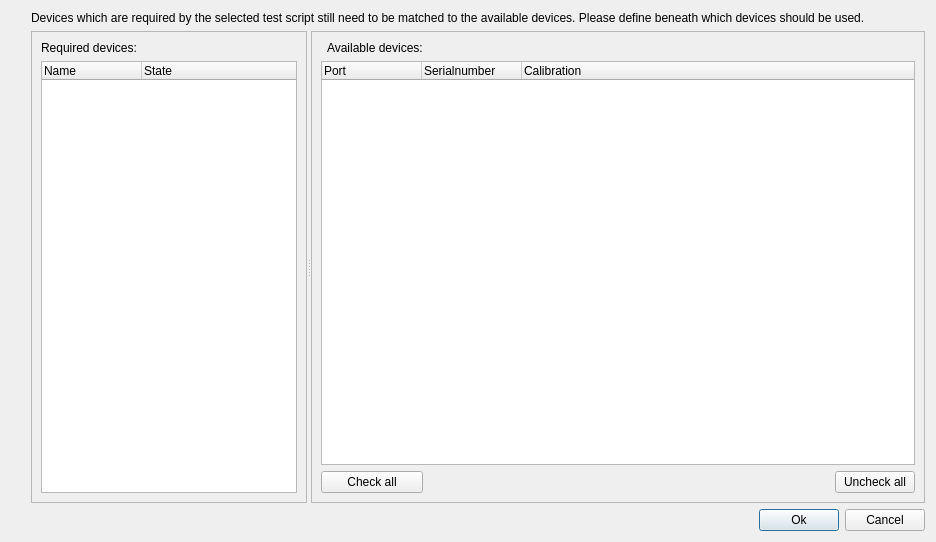
<?xml version="1.0" encoding="UTF-8"?>
<ui version="4.0">
 <class>DeviceMatcher</class>
 <widget class="QDialog" name="DeviceMatcher">
  <property name="geometry">
   <rect>
    <x>0</x>
    <y>0</y>
    <width>936</width>
    <height>542</height>
   </rect>
  </property>
  <property name="windowTitle">
   <string>Dialog</string>
  </property>
  <layout class="QGridLayout" name="gridLayout_4">
   <item row="1" column="0">
    <spacer name="verticalSpacer">
     <property name="orientation">
      <enum>Qt::Vertical</enum>
     </property>
     <property name="sizeHint" stdset="0">
      <size>
       <width>20</width>
       <height>40</height>
      </size>
     </property>
    </spacer>
   </item>
   <item row="2" column="1">
    <layout class="QHBoxLayout" name="horizontalLayout">
     <item>
      <spacer name="horizontalSpacer">
       <property name="orientation">
        <enum>Qt::Horizontal</enum>
       </property>
       <property name="sizeHint" stdset="0">
        <size>
         <width>40</width>
         <height>20</height>
        </size>
       </property>
      </spacer>
     </item>
     <item>
      <widget class="QPushButton" name="btn_ok">
       <property name="text">
        <string>Ok</string>
       </property>
      </widget>
     </item>
     <item>
      <widget class="QPushButton" name="btn_cancel">
       <property name="text">
        <string>Cancel</string>
       </property>
      </widget>
     </item>
    </layout>
   </item>
   <item row="0" column="1">
    <widget class="QLabel" name="label_3">
     <property name="text">
      <string>Devices which are required by the selected test script still need to be matched to the available devices. Please define beneath which devices should be used.</string>
     </property>
     <property name="wordWrap">
      <bool>true</bool>
     </property>
    </widget>
   </item>
   <item row="1" column="1">
    <widget class="QSplitter" name="splitter">
     <property name="orientation">
      <enum>Qt::Horizontal</enum>
     </property>
     <widget class="QFrame" name="frame">
      <property name="sizePolicy">
       <sizepolicy hsizetype="Preferred" vsizetype="Preferred">
        <horstretch>0</horstretch>
        <verstretch>0</verstretch>
       </sizepolicy>
      </property>
      <property name="maximumSize">
       <size>
        <width>16777215</width>
        <height>16777215</height>
       </size>
      </property>
      <property name="frameShape">
       <enum>QFrame::StyledPanel</enum>
      </property>
      <property name="frameShadow">
       <enum>QFrame::Raised</enum>
      </property>
      <layout class="QGridLayout" name="gridLayout_2">
       <item row="0" column="0">
        <widget class="QLabel" name="label">
         <property name="text">
          <string>Required devices:</string>
         </property>
        </widget>
       </item>
       <item row="1" column="0">
        <widget class="QTreeWidget" name="tree_required">
         <column>
          <property name="text">
           <string notr="true">Name</string>
          </property>
         </column>
         <column>
          <property name="text">
           <string>State</string>
          </property>
         </column>
        </widget>
       </item>
      </layout>
     </widget>
     <widget class="QFrame" name="frame_2">
      <property name="sizePolicy">
       <sizepolicy hsizetype="Preferred" vsizetype="Preferred">
        <horstretch>2</horstretch>
        <verstretch>0</verstretch>
       </sizepolicy>
      </property>
      <property name="frameShape">
       <enum>QFrame::StyledPanel</enum>
      </property>
      <property name="frameShadow">
       <enum>QFrame::Raised</enum>
      </property>
      <layout class="QGridLayout" name="gridLayout">
       <item row="0" column="1">
        <widget class="QLabel" name="label_2">
         <property name="text">
          <string>Available devices:</string>
         </property>
        </widget>
       </item>
       <item row="2" column="0" colspan="2">
        <widget class="QPushButton" name="btn_check_all">
         <property name="text">
          <string>Check all</string>
         </property>
        </widget>
       </item>
       <item row="2" column="3">
        <widget class="QPushButton" name="btn_uncheck_all">
         <property name="text">
          <string>Uncheck all</string>
         </property>
        </widget>
       </item>
       <item row="1" column="0" colspan="4">
        <widget class="QTreeWidget" name="tree_available">
         <column>
          <property name="text">
           <string notr="true">Port</string>
          </property>
         </column>
         <column>
          <property name="text">
           <string>Serialnumber</string>
          </property>
         </column>
         <column>
          <property name="text">
           <string>Calibration</string>
          </property>
         </column>
        </widget>
       </item>
       <item row="2" column="2">
        <spacer name="horizontalSpacer_3">
         <property name="orientation">
          <enum>Qt::Horizontal</enum>
         </property>
         <property name="sizeHint" stdset="0">
          <size>
           <width>40</width>
           <height>20</height>
          </size>
         </property>
        </spacer>
       </item>
      </layout>
     </widget>
    </widget>
   </item>
  </layout>
  <zorder>label_3</zorder>
  <zorder>splitter</zorder>
  <zorder>verticalSpacer</zorder>
 </widget>
 <resources/>
 <connections/>
</ui>
